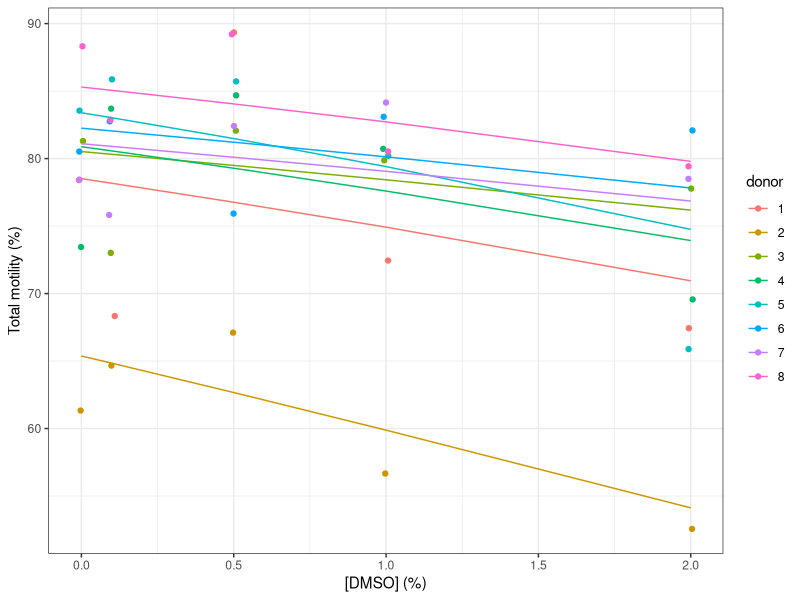
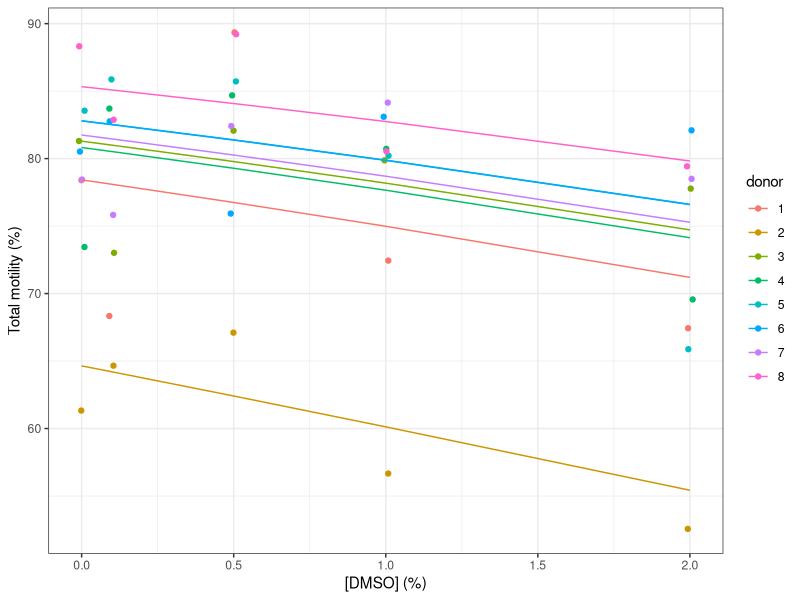
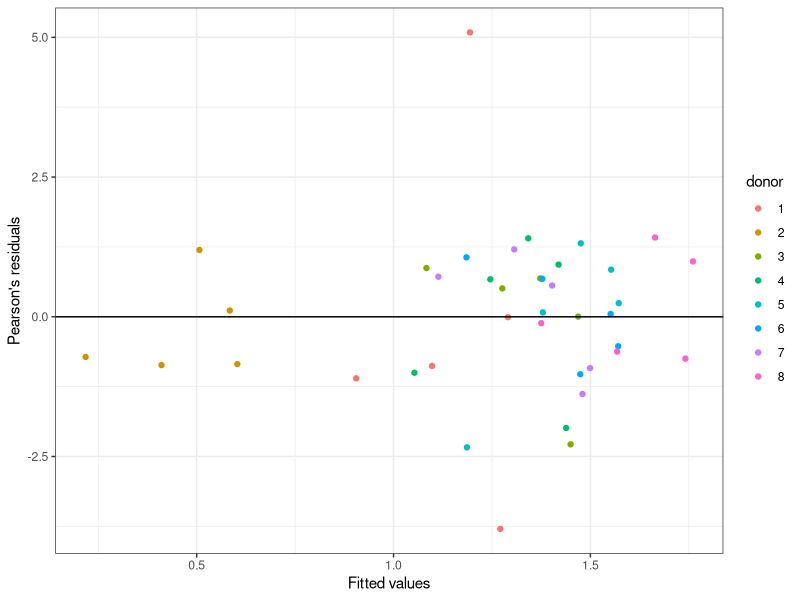
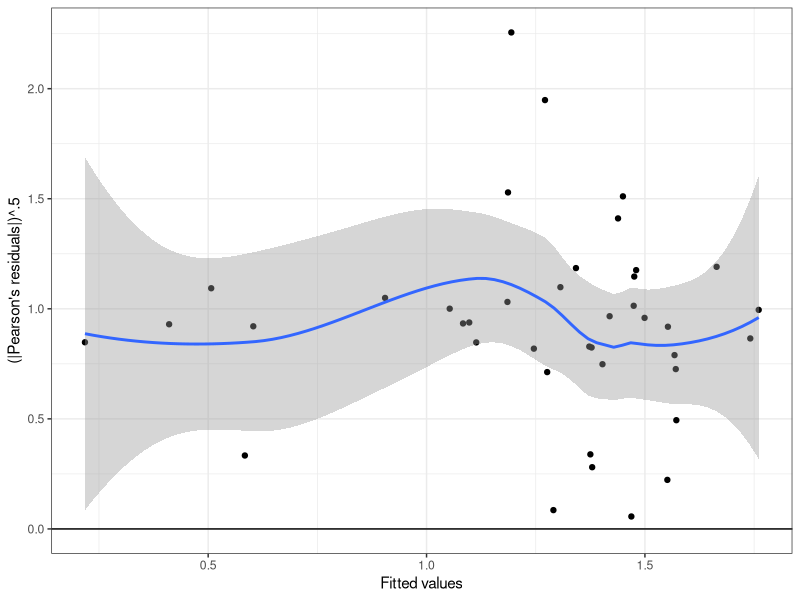
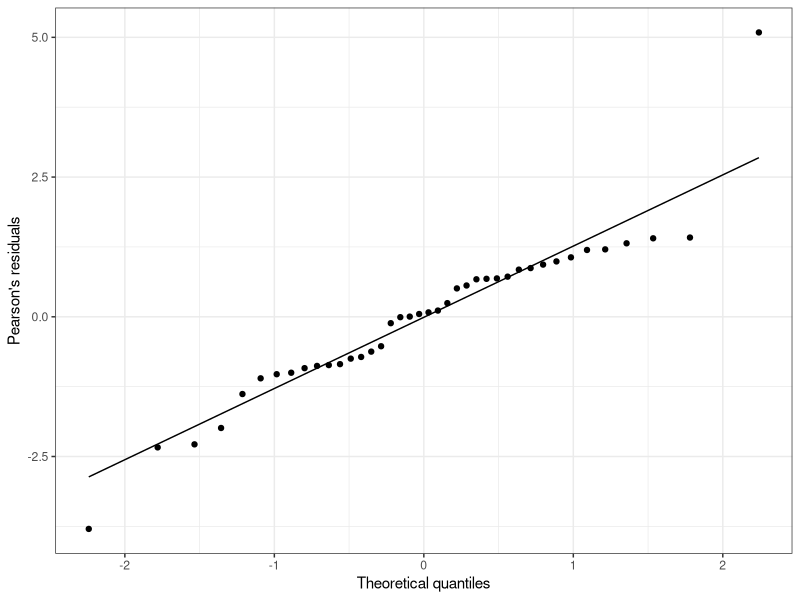
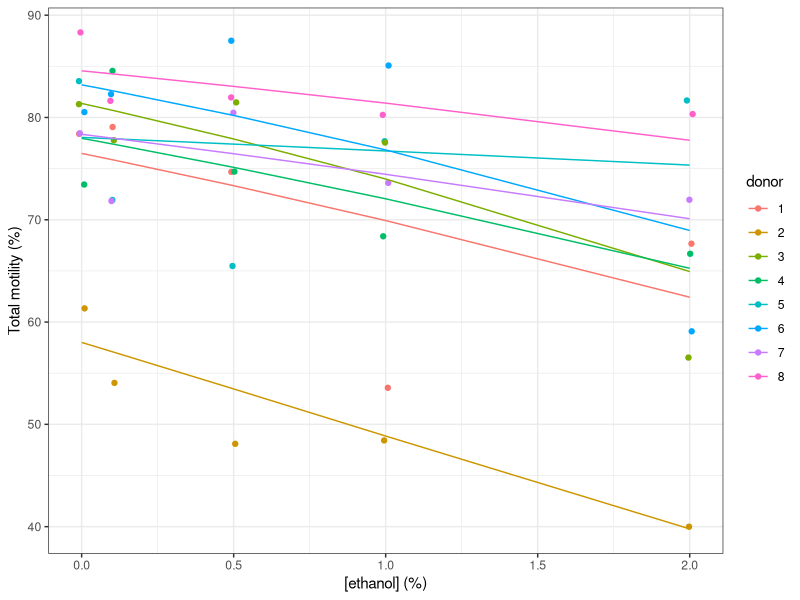
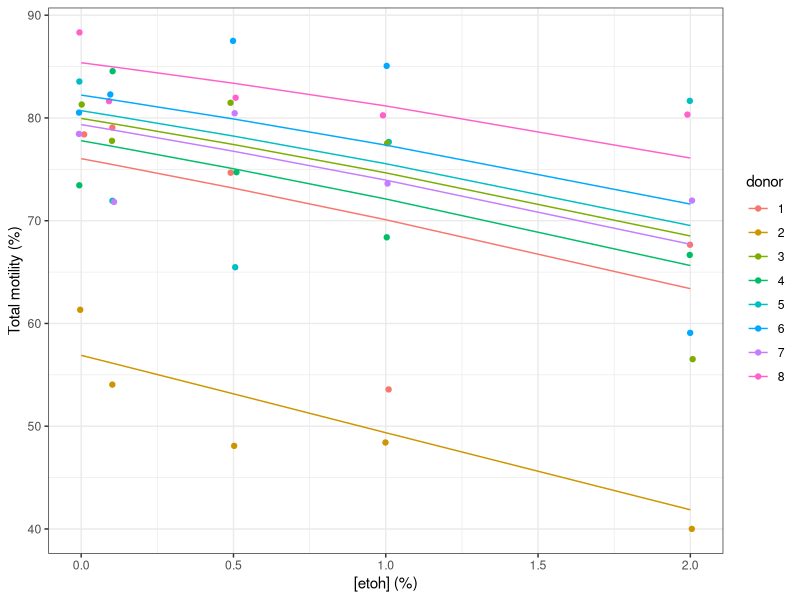

These charts were generated, in order, by the following R code: (Note: a time limit stopped this script after it produced the figures.)
## ---- chunk 1
library(lme4)
library(ggplot2)
theme_set(theme_bw())
# Also using readxl, skimr, equatiomatic, optimix, dfoptim, boot
# Read functions for residual analysis plots
## ---- chunk 2
mt_dmso <- readxl::read_excel("../data/Table S2.xlsx",
  sheet = "total motility_DMSO")
mt_dmso$donor <- as.factor(mt_dmso$donor)
names(mt_dmso) <- c("donor", "conc", "motile", "total")
mt_dmso$motile_frac <- mt_dmso$motile / mt_dmso$total
skimr::skim(mt_dmso)
## ---- chunk 3
table(mt_dmso$donor, as.factor(mt_dmso$conc))
## ---- chunk 4
mt_dmso_m1 <- glmer(cbind(motile, total - motile) ~ conc + (conc | donor),
  data = mt_dmso, family = binomial(link = "logit"))
summary(mt_dmso_m1)
## ---- chunk 5
ggplot(data = mt_dmso) +
  geom_jitter(aes(x = conc, y = motile_frac * 100, col = donor),
    width = 0.01) +
  geom_line(aes(x = conc, y = fitted(mt_dmso_m1) * 100, col = donor)) +
  labs(x = "[DMSO] (%)", y = "Total motility (%)")
## ---- chunk 6
mt_dmso_m2 <- glmer(cbind(motile, total - motile) ~ conc  + (1 | donor),
  data = mt_dmso, family = binomial(link = "logit"))
anova(mt_dmso_m1, mt_dmso_m2, refit = FALSE) # Despite the name, it is indeed a LR test
## ---- chunk 7
ggplot(data = mt_dmso) +
  geom_jitter(aes(x = conc, y = motile_frac * 100, col = donor),
    width = 0.01) +
  geom_line(aes(x = conc, y = fitted(mt_dmso_m2) * 100, col = donor)) +
  labs(x = "[DMSO] (%)", y = "Total motility (%)")
## ---- chunk 8
summary(mt_dmso_m2)
## ---- chunk 9
confint(mt_dmso_m2, level = 0.95) # 95% CI based on profile
set.seed(8434)
# 1000x parameter bootstrap
(mt_dmso_m2_conf <- confint(mt_dmso_m2, level = 0.95,
  method = "boot", nsim  = 1000L))
## ---- chunk 10
#drop1(mt_dmso_m2, scope = "conc")
mt_dmso_m3 <- glmer(cbind(motile, total - motile) ~ 1 + (1 | donor),
  data = mt_dmso, family = binomial(link = "logit"))
anova(mt_dmso_m2, mt_dmso_m3, refit = TRUE)
## ---- chunk 11
isSingular(mt_dmso_m2)
## ---- chunk 12
mt_dmso_m2_all <- allFit(mt_dmso_m2)
summary(mt_dmso_m2_all)
## ---- chunk 13
mt_dmso <- fortify.merMod(mt_dmso_m2)
ggplot(data = mt_dmso, aes(x = .fitted, y = .scresid, col = donor)) +
  geom_point() +
  geom_hline(yintercept = 0) +
  labs(x = "Fitted values", y = "Pearson's residuals")
## ---- chunk 14
ggplot(data = mt_dmso, aes(x = .fitted, y = sqrt(abs(.scresid)))) +
  geom_point() +
  geom_smooth(method = "loess", formula = y ~ x) +
  geom_hline(yintercept = 0) +
  labs(x = "Fitted values", y = "(|Pearson's residuals|)^.5")
## ---- chunk 15
ggplot(data = mt_dmso, aes(sample = .scresid)) +
  geom_qq() +
  geom_qq_line() +
  labs(x = "Theoretical quantiles", y = "Pearson's residuals")
## ---- chunk 16
shapiro.test(mt_dmso$.scresid)
## ---- chunk 17
mt_dmso_slope <- c(
  ci95_min   = min(mt_dmso_m2_conf["conc", ]),
  estimate = fixef(mt_dmso_m2)[["conc"]],
  ci95_max  = max(mt_dmso_m2_conf["conc", ]))
mt_dmso_slope
#saveRDS(mt_dmso_slope, "../data/motility_total_DMSO_slope.rds")
## ---- chunk 18
predict_logit <- function(conc, intercept = 1, slopes) {
  slopes_mat <- matrix(slopes, nrow = 1,
    dimnames = list(NULL, names(slopes)))
  data.frame(conc = conc, -intercept +
      boot::inv.logit(boot::logit(intercept) +
      conc %*% slopes_mat))
}
dmso_conc <- (0:20) / 10
mt_dmso_lost <- predict_logit(dmso_conc, 0.8, mt_dmso_slope)
mt_dmso_lost
#saveRDS(mt_dmso_lost, "../data/motility_total_DMSO_lost.rds")
## ---- chunk 19
mt_etoh <- readxl::read_excel("../data/Table S2.xlsx",
  sheet = "total motility_EtOH")
mt_etoh$donor <- as.factor(mt_etoh$donor)
names(mt_etoh) <- c("donor", "conc", "motile", "total")
mt_etoh$motile_frac <- mt_etoh$motile / mt_etoh$total
skimr::skim(mt_etoh)
## ---- chunk 20
table(mt_etoh$donor, as.factor(mt_etoh$conc))
## ---- chunk 21
mt_etoh_m1 <- glmer(cbind(motile, total - motile) ~ conc + (conc | donor),
  data = mt_etoh, family = binomial(link = "logit"))
summary(mt_etoh_m1)
## ---- chunk 22
ggplot(data = mt_etoh) +
  geom_jitter(aes(x = conc, y = motile_frac * 100, col = donor),
    width = 0.01) +
  geom_line(aes(x = conc, y = fitted(mt_etoh_m1) * 100, col = donor)) +
  labs(x = "[ethanol] (%)", y = "Total motility (%)")
## ---- chunk 23
mt_etoh_m2 <- glmer(cbind(motile, total - motile) ~ conc  + (1 | donor),
  data = mt_etoh, family = binomial(link = "logit"))
anova(mt_etoh_m1, mt_etoh_m2, refit = FALSE) # Despite the name, it is indeed a LR test
## ---- chunk 24
ggplot(data = mt_etoh) +
  geom_jitter(aes(x = conc, y = motile_frac * 100, col = donor),
    width = 0.01) +
  geom_line(aes(x = conc, y = fitted(mt_etoh_m2) * 100, col = donor)) +
  labs(x = "[etoh] (%)", y = "Total motility (%)")
## ---- chunk 25
summary(mt_etoh_m2)
## ---- chunk 26
confint(mt_etoh_m2, level = 0.95) # 95% CI based on profile
set.seed(535)
# 1000x parameter bootstrap
(mt_etoh_m2_conf <- confint(mt_etoh_m2, level = 0.95,
  method = "boot", nsim  = 1000L))
## ---- chunk 27
#drop1(mt_etoh_m2, scope = "conc")
mt_etoh_m3 <- glmer(cbind(motile, total - motile) ~ 1 + (1 | donor),
  data = mt_etoh, family = binomial(link = "logit"))
anova(mt_etoh_m2, mt_etoh_m3, refit = FALSE)
## ---- chunk 28
isSingular(mt_etoh_m2)
## ---- chunk 29
mt_etoh_m2_all <- allFit(mt_etoh_m2)
summary(mt_etoh_m2_all)
## ---- chunk 30
mt_etoh <- fortify.merMod(mt_etoh_m2)
ggplot(data = mt_etoh, aes(x = .fitted, y = .scresid, col = donor)) +
  geom_point() +
  geom_hline(yintercept = 0) +
  labs(x = "Fitted values", y = "Pearson's residuals")
## ---- chunk 31
ggplot(data = mt_etoh, aes(x = .fitted, y = sqrt(abs(.scresid)))) +
  geom_point() +
  geom_smooth(method = "loess", formula = y ~ x) +
  geom_hline(yintercept = 0) +
  labs(x = "Fitted values", y = "(|Pearson's residuals|)^.5")
## ---- chunk 32
ggplot(data = mt_etoh, aes(sample = .scresid)) +
  geom_qq() +
  geom_qq_line() +
  labs(x = "Theoretical quantiles", y = "Pearson's residuals")
## ---- chunk 33
shapiro.test(mt_etoh$.scresid)
## ---- chunk 34
mt_etoh_slope <- c(
  ci95_min   = min(mt_etoh_m2_conf["conc", ]),
  estimate = fixef(mt_etoh_m2)[["conc"]],
  ci95_max  = max(mt_etoh_m2_conf["conc", ]))
mt_etoh_slope
#saveRDS(mt_etoh_slope, "../data/motility_total_ETOH_slope.rds")
## ---- chunk 35
predict_logit <- function(conc, intercept = 1, slopes) {
  slopes_mat <- matrix(mt_etoh_slope, nrow = 1,
    dimnames = list(NULL, names(mt_etoh_slope)))
  data.frame(conc = conc, -intercept +
    boot::inv.logit(boot::logit(intercept) +
    conc %*% slopes_mat))
}
etoh_conc <- (0:20) / 10
mt_etoh_lost <- predict_logit(etoh_conc, 0.8, mt_etoh_slope)
mt_etoh_lost
#saveRDS(mt_etoh_lost, "../data/motility_total_ETOH_lost.rds")
## ---- chunk 36
sessionInfo()
